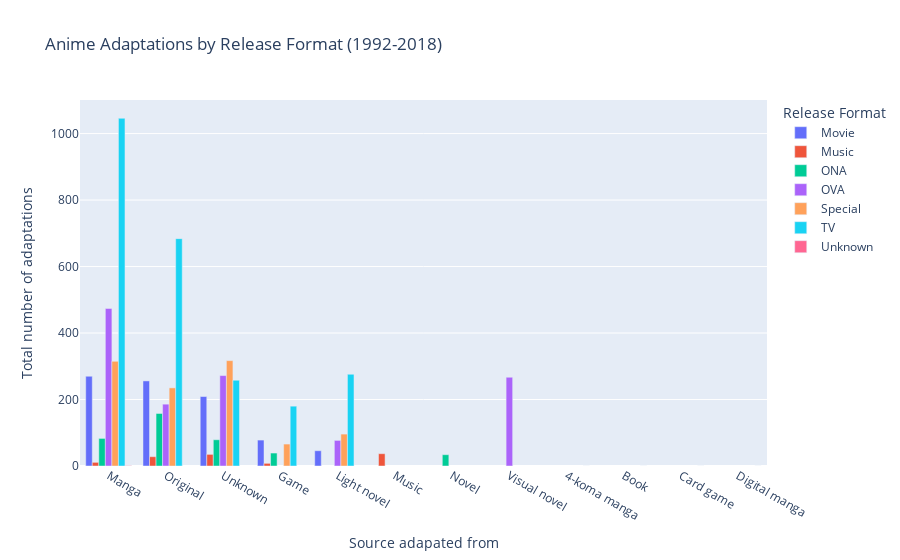

This figure's notebook cell:
### Code cell
df_agg = df_animes.groupby(['type', 'source'])['title'].count().to_frame()
df_agg = df_agg['title'].groupby('type', group_keys=False).nlargest(5).reset_index()
df_agg.type = df_agg.type.astype('category')


fig = px.bar(df_agg,
        x='source', y='title', color='type',
        title='Anime Adaptations by Release Format (1992-2018)',
        labels={'type':'Release Format', 'source':'Source adapated from', 'title': 'Total number of adaptations'})
fig.update_layout(barmode='group', yaxis={'categoryorder':'total descending'})
fig.show()

### Figure 1 — Plotly figure (JSON) as saved in the notebook; plotly's stock layout.template omitted (floating-point values rounded to 4 significant figures)
{"data": [{"alignmentgroup": "True", "hovertemplate": "Release Format=Movie<br>Source adapated from=%{x}<br>Total number of adaptations=%{y}<extra></extra>", "legendgroup": "Movie", "marker": {"color": "#636efa", "pattern": {"shape": ""}}, "name": "Movie", "offsetgroup": "Movie", "orientation": "v", "showlegend": true, "textposition": "auto", "type": "bar", "x": ["Manga", "Original", "Unknown", "Game", "Light novel"], "xaxis": "x", "y": [270, 256, 209, 78, 46], "yaxis": "y"}, {"alignmentgroup": "True", "hovertemplate": "Release Format=Music<br>Source adapated from=%{x}<br>Total number of adaptations=%{y}<extra></extra>", "legendgroup": "Music", "marker": {"color": "#EF553B", "pattern": {"shape": ""}}, "name": "Music", "offsetgroup": "Music", "orientation": "v", "showlegend": true, "textposition": "auto", "type": "bar", "x": ["Music", "Unknown", "Original", "Manga", "Game"], "xaxis": "x", "y": [37, 35, 28, 11, 8], "yaxis": "y"}, {"alignmentgroup": "True", "hovertemplate": "Release Format=ONA<br>Source adapated from=%{x}<br>Total number of adaptations=%{y}<extra></extra>", "legendgroup": "ONA", "marker": {"color": "#00cc96", "pattern": {"shape": ""}}, "name": "ONA", "offsetgroup": "ONA", "orientation": "v", "showlegend": true, "textposition": "auto", "type": "bar", "x": ["Original", "Manga", "Unknown", "Game", "Novel"], "xaxis": "x", "y": [158, 83, 79, 39, 34], "yaxis": "y"}, {"alignmentgroup": "True", "hovertemplate": "Release Format=OVA<br>Source adapated from=%{x}<br>Total number of adaptations=%{y}<extra></extra>", "legendgroup": "OVA", "marker": {"color": "#ab63fa", "pattern": {"shape": ""}}, "name": "OVA", "offsetgroup": "OVA", "orientation": "v", "showlegend": true, "textposition": "auto", "type": "bar", "x": ["Manga", "Unknown", "Visual novel", "Original", "Light novel"], "xaxis": "x", "y": [474, 272, 267, 186, 77], "yaxis": "y"}, {"alignmentgroup": "True", "hovertemplate": "Release Format=Special<br>Source adapated from=%{x}<br>Total number of adaptations=%{y}<extra></extra>", "legendgroup": "Special", "marker": {"color": "#FFA15A", "pattern": {"shape": ""}}, "name": "Special", "offsetgroup": "Special", "orientation": "v", "showlegend": true, "textposition": "auto", "type": "bar", "x": ["Unknown", "Manga", "Original", "Light novel", "Game"], "xaxis": "x", "y": [317, 315, 235, 96, 66], "yaxis": "y"}, {"alignmentgroup": "True", "hovertemplate": "Release Format=TV<br>Source adapated from=%{x}<br>Total number of adaptations=%{y}<extra></extra>", "legendgroup": "TV", "marker": {"color": "#19d3f3", "pattern": {"shape": ""}}, "name": "TV", "offsetgroup": "TV", "orientation": "v", "showlegend": true, "textposition": "auto", "type": "bar", "x": ["Manga", "Original", "Light novel", "Unknown", "Game"], "xaxis": "x", "y": [1046, 684, 276, 258, 180], "yaxis": "y"}, {"alignmentgroup": "True", "hovertemplate": "Release Format=Unknown<br>Source adapated from=%{x}<br>Total number of adaptations=%{y}<extra></extra>", "legendgroup": "Unknown", "marker": {"color": "#FF6692", "pattern": {"shape": ""}}, "name": "Unknown", "offsetgroup": "Unknown", "orientation": "v", "showlegend": true, "textposition": "auto", "type": "bar", "x": ["Manga", "4-koma manga", "Book", "Card game", "Digital manga"], "xaxis": "x", "y": [1, 0, 0, 0, 0], "yaxis": "y"}], "layout": {"barmode": "group", "legend": {"title": {"text": "Release Format"}, "tracegroupgap": 0}, "title": {"text": "Anime Adaptations by Release Format (1992-2018)"}, "xaxis": {"anchor": "y", "domain": [0, 1], "title": {"text": "Source adapated from"}}, "yaxis": {"anchor": "x", "categoryorder": "total descending", "domain": [0, 1], "title": {"text": "Total number of adaptations"}}}}
